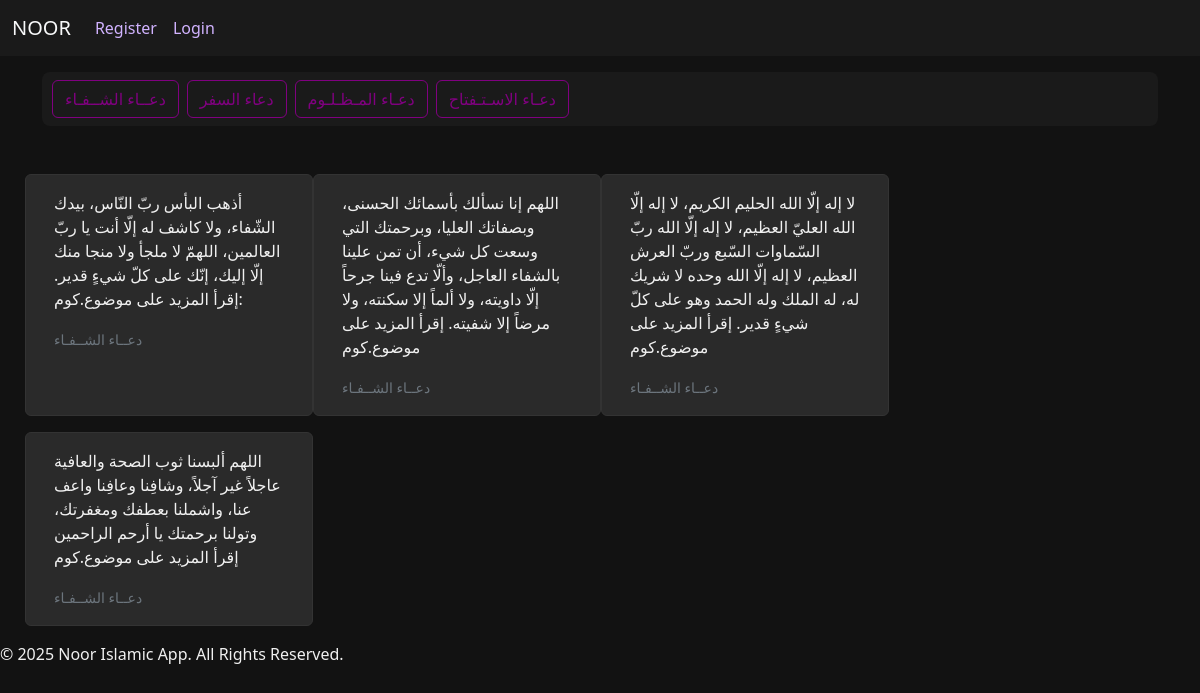
The app's page /doaa/1/ with its own data.
### core/models.py (models this page shows, shortened)
class DoaaType(models.Model) :
    name = models.CharField(max_length=255 , unique=True)

class Doaa(models.Model) :
    text = models.CharField(max_length=255)
    type = models.ForeignKey(DoaaType, on_delete=models.CASCADE, related_name="doaa")

### core/views.py (the view)
# urls.py: path("doaa/<int:type_id>/", views.doaa_by_type , name='doaa_type'),
def doaa_by_type(request,type_id) :
    doaa_type = DoaaType.objects.get(id=type_id)
    doaa = Doaa.objects.filter(type=doaa_type)
    doaa_types = DoaaType.objects.all()
    return render(request, "doaa.html", {"doaa": doaa, "doaa_types": doaa_types})

### core/templates/doaa.html
{% extends 'base.html' %}
{% block content %}
<div class="container mt-3">
      <div class="d-flex overflow-auto flex-nowrap py-2" style="background-color: #1a1a1a; padding: 10px; border-radius: 8px;">
        {% for j in doaa_types %}
         <a href="{% url 'doaa_type' j.id   %}" class="btn flex-shrink-0 me-2"
             style="border: 1px solid #800080; color: #800080; background-color: transparent;">
            {{ j.name }}
          </a>
        {% endfor %}
      </div>
  </div>
    <div class="container mt-5" style="margin-left: 25px;">
      <div class="row">
        {% for i in doaa %}
        <div class="card mb-3" style="width: 18rem; background-color: #2a2a2a; color: #f0f0f0;">
          <div class="card-body">
            <p class="card-text">{{i.text}}</p>
            <small class="card-link text-secondary">{{i.type.name}}</small>
          </div>
      </div>
      {% endfor %}
      </div>
    </div>
{% endblock content %}

### core/templates/base.html (style rules this page uses)
body { background-color: #121212; color: #f0f0f0; }
.card { background-color: #1f1f1f; color: #f0f0f0; border: 1px solid #333; }

### records on screen
DoaaType: name "دعــاء الشــفـاء"
DoaaType: name "دعاء السفر"
DoaaType: name "دعـاء المـظـلـوم"
DoaaType: name "دعـاء الاسـتـفتاح"
Doaa: text "أذهب البأس ربّ النّاس، بيدك الشّفاء، ولا كاشف له إلّا أنت يا ربّ العالمين، اللهمّ لا ملجأ ولا منجا منك إلّا إليك، إنّك على كلّ شيءٍ قدير. إقرأ المزيد على موضوع.كوم:", type.name "دعــاء الشــفـاء"
Doaa: text "اللهم إنا نسألك بأسمائك الحسنى، وبصفاتك العليا، وبرحمتك التي وسعت كل شيء، أن تمن علينا بالشفاء العاجل، وألّا تدع فينا جرحاً إلّا داويته، ولا ألماً إلا سكنته، ولا مرضاً إلا شفيته. إقرأ المزيد على موضوع.كوم", type.name "دعــاء الشــفـاء"
Doaa: text "لا إله إلّا الله الحليم الكريم، لا إله إلّا الله العليّ العظيم، لا إله إلّا الله ربّ السّماوات السّبع وربّ العرش العظيم، لا إله إلّا الله وحده لا شريك له، له الملك وله الحمد وهو على كلّ شيءٍ قدير. إقرأ المزيد على موضوع.كوم", type.name "دعــاء الشــفـاء"
Doaa: text "اللهم ألبسنا ثوب الصحة والعافية عاجلاً غير آجلاً، وشافِنا وعافِنا واعف عنا، واشملنا بعطفك ومغفرتك، وتولنا برحمتك يا أرحم الراحمين إقرأ المزيد على موضوع.كوم", type.name "دعــاء الشــفـاء"
